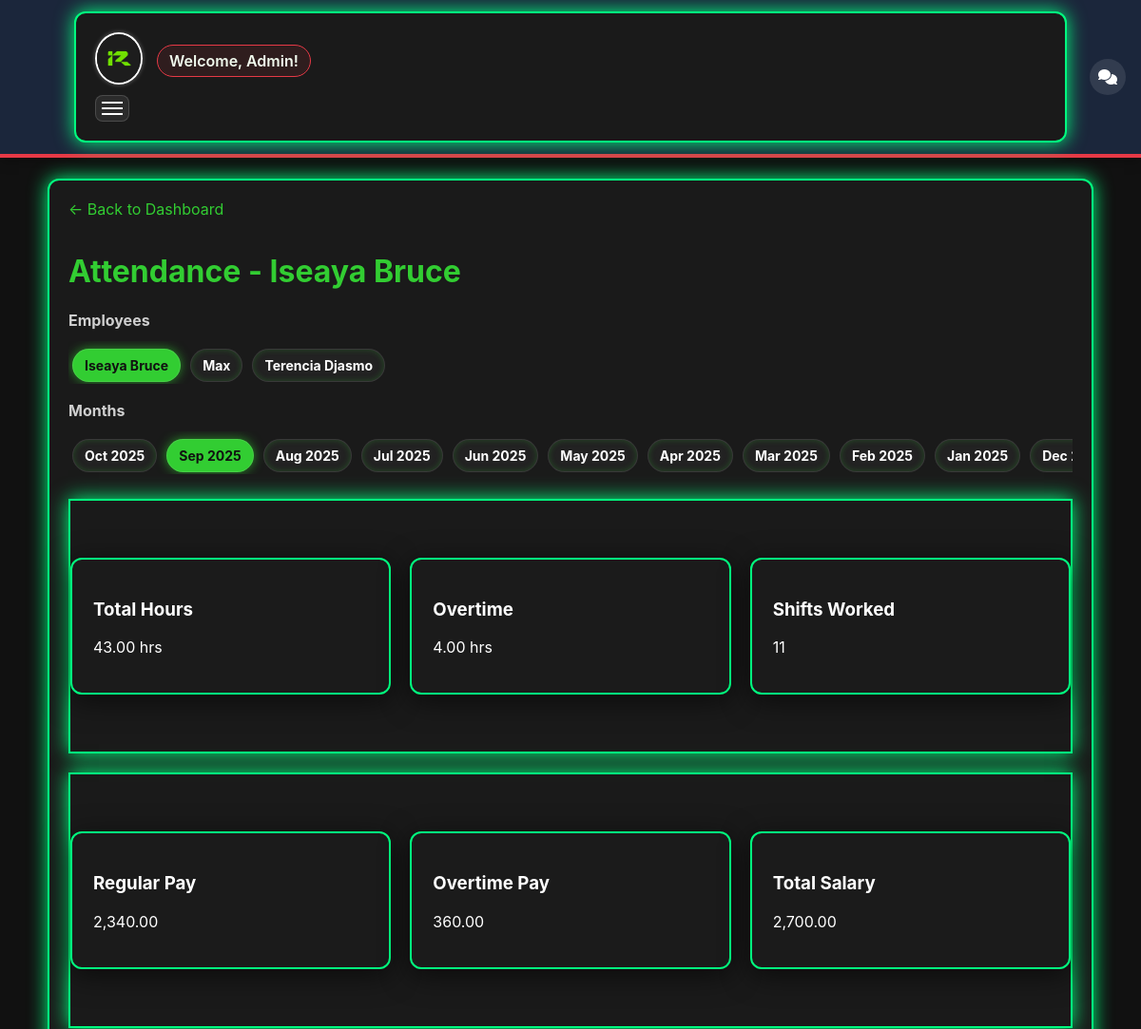
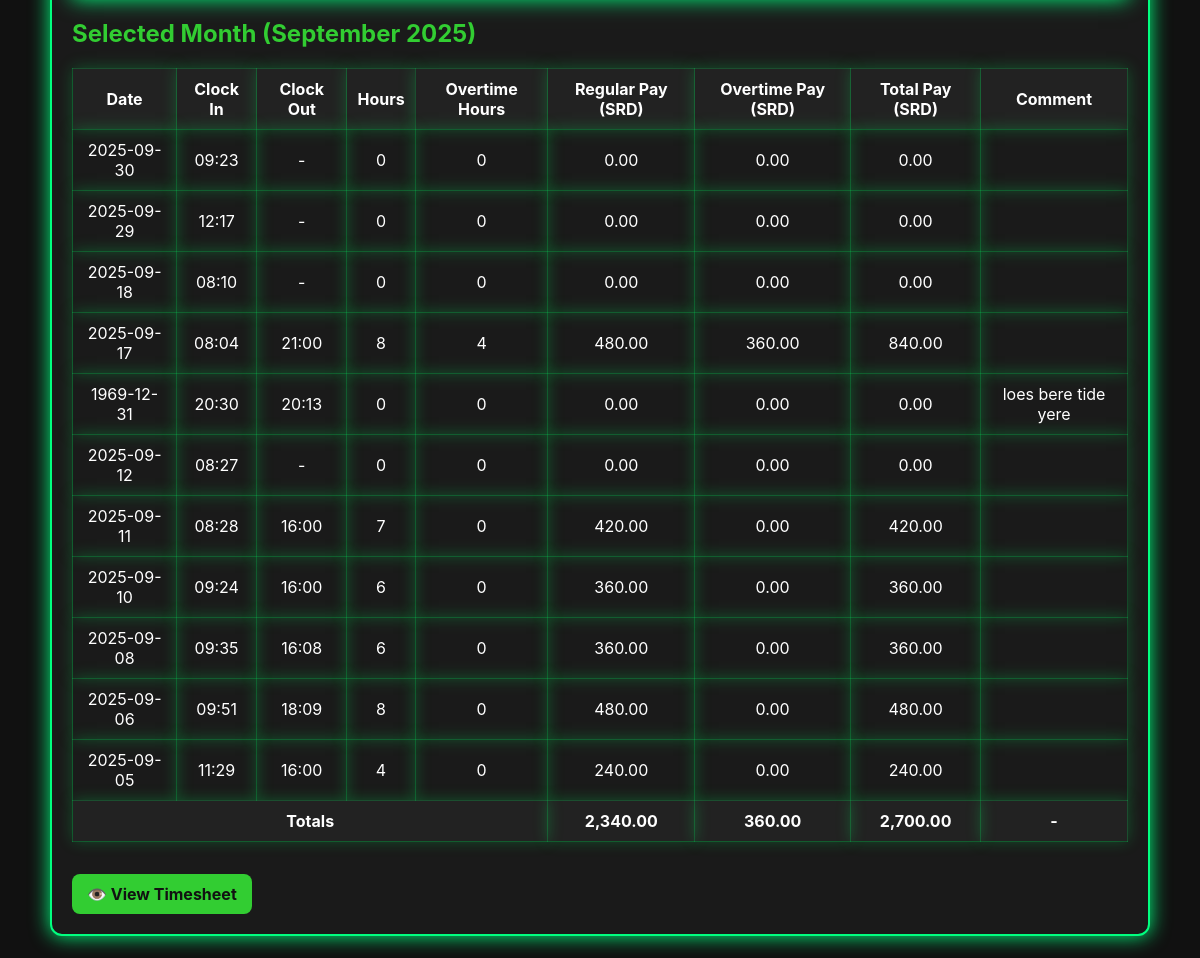
The app's page /admin/view_attendance.php?id=1&month=9&year=2025 (signed in) with its own data (2 pictures, top to bottom).
### tables this page shows
CREATE TABLE `employees` (
  `id` int(11) NOT NULL,
  `fullname` varchar(100) NOT NULL,
  `phone` varchar(20) DEFAULT NULL,
  `password` varchar(255) NOT NULL,
  `role` varchar(50) DEFAULT NULL,
  `hourly_pay` decimal(10,2) DEFAULT 0.00,
  `monthly_pay` decimal(10,2) DEFAULT 0.00,
  `expected_clockin` time DEFAULT NULL,
  `expected_clockout` time DEFAULT NULL,
  `profile_pic` varchar(255) DEFAULT 'default.png',
  `created_at` timestamp NOT NULL DEFAULT current_timestamp(),
  `category` varchar(50) DEFAULT NULL,
  `place_of_work` enum('office','remote') DEFAULT 'office',
  `shift` enum('shift_1','shift_2') DEFAULT 'shift_1',
  `position` varchar(100) DEFAULT NULL,
  `overtime_applicable` tinyint(1) DEFAULT 0,
  `status` enum('pending','active','disabled') NOT NULL DEFAULT 'pending',
  `late_fee_applicable` tinyint(1) DEFAULT 1,
  `paid_day` tinyint(3) UNSIGNED DEFAULT NULL
);

CREATE TABLE `attendance` (
  `id` int(11) NOT NULL,
  `employee_id` int(11) DEFAULT NULL,
  `comment` text DEFAULT NULL,
  `clockin_time` datetime DEFAULT NULL,
  `clockout_time` datetime DEFAULT NULL,
  `overtime_hours` decimal(5,2) DEFAULT 0.00,
  `work_date` date NOT NULL DEFAULT curdate()
);

### admin/view_attendance.php (the view, shortened to what this page needs)
<?php
require_once __DIR__ . '/../includes/config.php';
$empStmt = $pdo->query("SELECT id, fullname, hourly_pay, overtime_applicable, expected_clockin, expected_clockout FROM employees ORDER BY fullname ASC");
$employees = $empStmt->fetchAll(PDO::FETCH_ASSOC);
$selectedId = isset($_GET['id']) ? (int)$_GET['id'] : null;
$stmt = $pdo->prepare("SELECT * FROM employees WHERE id=?");
$stmt->execute([$selectedId]);
$emp = $stmt->fetch(PDO::FETCH_ASSOC);
$selMonth = isset($_GET['month']) ? max(1, min(12, (int)$_GET['month'])) : (int)date('m');
$selYear  = isset($_GET['year'])  ? (int)$_GET['year'] : (int)date('Y');
$baseTs = strtotime(sprintf('%04d-%02d-01', $selYear, $selMonth));
$monthStart = date('Y-m-01', $baseTs);
$monthEnd   = date('Y-m-t', $baseTs);
$recStmt = $pdo->prepare("
    SELECT *,
           TIMESTAMPDIFF(MINUTE, clockin_time, clockout_time) AS minutes_worked
    FROM attendance
    WHERE employee_id = ?
      AND work_date BETWEEN ? AND ?
    ORDER BY work_date DESC
");
$recStmt->execute([$selectedId, $monthStart, $monthEnd]);
$records = $recStmt->fetchAll(PDO::FETCH_ASSOC);
$expectedHours = 8.0;
if (!empty($emp['expected_clockin']) && !empty($emp['expected_clockout'])) {
    $t1 = strtotime($emp['expected_clockin']);
    $t2 = strtotime($emp['expected_clockout']);
    if ($t2 > $t1) {
        $expectedHours = ($t2 - $t1) / 3600;
    } else {
        $expectedHours = (($t2 + 24*3600) - $t1) / 3600;
    }
}
$totalHours = 0;
$totalRegularPaidHours = 0;
$totalOvertime = 0;
$otApplicable = (int)($emp['overtime_applicable'] ?? 0);
foreach ($records as $r) {
    if ($r['clockin_time'] && $r['clockout_time']) {
        $hours = floor((strtotime($r['clockout_time']) - strtotime($r['clockin_time'])) / 3600);
        $totalHours += $hours;
        if ($otApplicable) {
            $regularPaid = min($expectedHours, $hours);
            $overtime = max(0, $hours - $expectedHours);
        } else {
            $regularPaid = $hours;
            $overtime = 0;
        }
        $totalRegularPaidHours += $regularPaid;
        $totalOvertime += $overtime;
    }
}
$hourly = (float)($emp['hourly_pay'] ?? 0);
$ot_applicable = (int)($emp['overtime_applicable'] ?? 0);
$regularPayTotal = $totalRegularPaidHours * $hourly;
$overtimePayTotal = $ot_applicable ? $totalOvertime * $hourly * 1.5 : 0;
$totalPayTotal = $regularPayTotal + $overtimePayTotal;
?>
<!DOCTYPE html>
<html>
<head>
    <link rel="stylesheet" href="../assets/css/style.css">
</head>
<body>
    <?php include '../includes/header.php'; ?>
<div class="container">
    <a href="dashboard.php" class="back">← Back to Dashboard</a>
    <h1>Attendance - <?= htmlspecialchars($emp['fullname']) ?></h1>
    <div class="selector-wrap">
        <div class="selector-label">Employees</div>
        <div class="emp-scroll">
            <?php foreach ($employees as $e): $active = ((int)$e['id'] === (int)$selectedId) ? ' active' : ''; ?>
                <a class="emp-chip<?= $active ?>" href="?id=<?= (int)$e['id'] ?>&month=<?= sprintf('%02d',$selMonth) ?>&year=<?= $selYear ?>">
                    <?= htmlspecialchars($e['fullname']) ?>
                </a>
            <?php endforeach; ?>
        </div>
    </div>
    <div class="selector-wrap">
        <div class="selector-label">Months</div>
        <div class="month-scroll">
            <?php
                $selectedKey = date('Y-m', $baseTs);
                $curTs = strtotime(date('Y-m-01'));
                for ($i = 0; $i < 24; $i++) {
                    $ts = strtotime("-{$i} month", $curTs);
                    $m = (int)date('m', $ts);
                    $y = (int)date('Y', $ts);
                    $key = date('Y-m', $ts);
                    $label = date('M Y', $ts);
                    $active = ($key === $selectedKey) ? ' active' : '';
                    echo '<a class="month-chip' . $active . '" href="?id=' . (int)$selectedId . '&month=' . $m . '&year=' . $y . '">' . $label . '</a>';
                }
            ?>
        </div>
    </div>
    <div class="summary-cards">
        <div class="card">
            <h3>Total Hours</h3>
            <p><?=number_format($totalHours,2)?> hrs</p>
        </div>
        <div class="card">
            <h3>Overtime</h3>
            <p><?=number_format($totalOvertime,2)?> hrs</p>
        </div>
        <div class="card">
            <h3>Shifts Worked</h3>
            <p><?=count($records)?></p>
        </div>
    </div>
    <div class="summary-cards">
        <div class="card">
            <h3>Regular Pay</h3>
            <p><?=number_format($regularPayTotal,2)?></p>
        </div>
        <div class="card">
            <h3>Overtime Pay</h3>
            <p><?=number_format($overtimePayTotal,2)?></p>
        </div>
        <div class="card">
            <h3>Total Salary</h3>
            <p><?=number_format($totalPayTotal,2)?></p>
        </div>
    </div>
    <section>
        <h2>Selected Month (<?=date('F Y', $baseTs)?>)</h2>
        <div class="table-wrapper">
            <table>
                <tr>
                    <th>Date</th>
                    <th>Clock In</th>
                    <th>Clock Out</th>
                    <th>Hours</th>
                    <th>Overtime Hours</th>
                    <th>Regular Pay (SRD)</th>
                    <th>Overtime Pay (SRD)</th>
                    <th>Total Pay (SRD)</th>
                    <th>Comment</th>
                </tr>
                <?php foreach ($records as $r):
                    $workedFloat = ($r['clockin_time'] && $r['clockout_time'])
                        ? floor((strtotime($r['clockout_time'])-strtotime($r['clockin_time']))/3600)
                        : 0;
                    if ($otApplicable) {
                        if ($workedFloat > $expectedHours) {
                            $overtime = floor($workedFloat - $expectedHours);
                        } else {
                            $overtime = 0;
                        }
                        $regularPaidHours = min($expectedHours, floor($workedFloat));
                    } else {
                        $overtime = 0;
                        $regularPaidHours = floor($workedFloat);
                    }
                    $regularPay = $regularPaidHours * $hourly;
                    $overtimePay = $ot_applicable ? $overtime * $hourly * 1.5 : 0;
                    $totalPay = $regularPay + $overtimePay;
                ?>
                    <tr>
                        <td><?=date("Y-m-d", strtotime($r['clockin_time']))?></td>
                        <td><?=date("H:i", strtotime($r['clockin_time']))?></td>
                        <td><?=$r['clockout_time'] ? date("H:i", strtotime($r['clockout_time'])) : "-" ?></td>
                        <td><?=$regularPaidHours?></td>
                        <td><?=$overtime?></td>
                        <td><?=number_format($regularPay,2)?></td>
                        <td><?=number_format($overtimePay,2)?></td>
                        <td><?=number_format($totalPay,2)?></td>
                        <td><?=htmlspecialchars($r['comment'] ?? '')?></td>
                    </tr>
                <?php endforeach; ?>
                <tr style="font-weight:bold;background:#222;color:#fff;">
                    <td colspan="5">Totals</td>
                    <td><?=number_format($totalRegularPaidHours * $hourly, 2)?></td>
                    <td><?= $ot_applicable ? number_format($totalOvertime * $hourly * 1.5, 2) : '0.00' ?></td>
                    <td><?=number_format($totalPayTotal, 2)?></td>
                    <td>-</td>
                </tr>
            </table>
        </div>
    </section>
    <div style="margin-top:12px; display:flex; gap:10px; flex-wrap: wrap;">
        <a href="../pdf/generate.php?id=<?= (int)$selectedId ?>" class="export">👁️ View Timesheet</a>
    </div>
</div>
</body>
</html>

### assets/css/style.css (style rules this page uses)
:root { --bg: #111111; --card: #1b1b1b; --green: #32CD32; --muted: #a9a9a9; --white: #ffffff; }
* { box-sizing:border-box;font-family:Inter,system-ui,Segoe UI,Roboto,"Helvetica Neue",Arial; }
body { margin:0; background:var(--bg); color:var(--white); -webkit-font-smoothing:antialiased; -moz-osx-font-smoothing:grayscale; }
.container { max-width:1100px; margin:22px auto; padding:20px; }
.card { max-width:420px; margin:60px auto; background:var(--card); padding:22px; border-radius:12px; box-shadow: 0 6px 30px rgba(0,0,0,0.6); text-align:left; }
a { color:var(--green);text-decoration:none }

### admin/view_attendance.php (style rules this page uses)
body { background: #111; color: #fff; font-family: Arial, sans-serif; }
.container { max-width: 1100px; margin: 30px auto; padding: 20px; background: #1a1a1a; border-radius: 12px; border: 2px solid #00ff7f; box-shadow: 0 0 20px #00ff7f; }
h1, h2 { color: #32CD32; }
a.back { color: #32CD32; text-decoration: none; display: inline-block; margin-bottom: 15px; }
table { width: 100%; border-collapse: collapse; margin-top: 15px; }
table th, table td { padding: 10px; box-shadow: 0 0 15px rgba(0, 255, 100, 0.25); border: 1px solid rgba(0,255,100,0.2); transition: transform 0.3s ease, box-shadow 0.3s ease; text-align: center; animation: fadeInUp 0.7s ease; }
table th { background: #222; color: #fff; }
.summary-cards { display: flex; gap: 20px; margin: 20px 0; border: 2px solid #00ff7f; box-shadow: 0 0 20px #00ff7f; }
.card { flex: 1; background: #f9f9f9; padding: 15px; border-radius: 12px; text-align: center; border: 2px solid #00ff7f; box-shadow: 0 0 20px #00ff7f; }
.export { margin-top: 20px; display: inline-block; background: #32CD32; color: #111; padding: 10px 15px; border-radius: 8px; text-decoration: none; font-weight: bold; }
.selector-wrap { display: flex; flex-direction: column; gap: 8px; margin-bottom: 12px; }
.selector-label { font-weight: 700; color: #cfcfcf; }
.month-scroll { display:flex; gap:10px; overflow-x:auto; padding:8px 4px 2px; margin: 4px 0 6px; scrollbar-width: thin; scrollbar-color: #32CD32 #222; }
.month-chip { flex:0 0 auto; padding:8px 12px; border-radius:999px; background:#222; color:#fff; border:1px solid rgba(255,255,255,0.1); text-decoration:none; font-weight:700; font-size:14px; box-shadow: 0 0 6px rgba(50,205,50,0.25) inset; white-space: nowrap; }
.month-chip.active { background:#32CD32; color:#111; box-shadow: 0 0 12px rgba(50,205,50,0.65); }
.emp-scroll { display:flex; gap:10px; overflow-x:auto; padding:8px 4px 2px; margin: 4px 0 6px; scrollbar-width: thin; scrollbar-color: #32CD32 #222; }
.emp-chip { flex:0 0 auto; padding:8px 12px; border-radius:999px; background:#222; color:#fff; border:1px solid rgba(255,255,255,0.1); text-decoration:none; font-weight:700; font-size:14px; box-shadow: 0 0 6px rgba(50,205,50,0.25) inset; white-space: nowrap; }
.emp-chip.active { background:#32CD32; color:#111; box-shadow: 0 0 12px rgba(50,205,50,0.65); }

### includes/header.php (style rules this page uses)
html, body { overflow-x: hidden; }

### records on screen
employees: fullname "Iseaya Bruce", hourly_pay "2,340.00", overtimePayTotal "360.00", totalPayTotal "2,700.00", $totalRegularPaidHours*$hourly "2,340.00", $totalOvertime*$hourly*1.5 "360.00"
employees: fullname "Max"
employees: fullname "Terencia Djasmo"
attendance: clockin_time "2025-09-30", clockin_time "09:23", regularPaidHours "0", overtime "0", regularPay "0.00", overtimePay "0.00", totalPay "0.00"
attendance: clockin_time "2025-09-29", clockin_time "12:17", regularPaidHours "0", overtime "0", regularPay "0.00", overtimePay "0.00", totalPay "0.00"
attendance: clockin_time "2025-09-18", clockin_time "08:10", regularPaidHours "0", overtime "0", regularPay "0.00", overtimePay "0.00", totalPay "0.00"
attendance: clockin_time "2025-09-17", clockin_time "08:04", clockout_time "21:00", regularPaidHours "8", overtime "4", regularPay "480.00", overtimePay "360.00", totalPay "840.00"
attendance: clockin_time "1969-12-31", clockin_time "20:30", clockout_time "20:13", regularPaidHours "0", clockin_time.expected_clockin "0", regularPay "0.00", overtimePay "0.00", totalPay "0.00", comment "loes bere tide yere"
attendance: clockin_time "2025-09-12", clockin_time "08:27", regularPaidHours "0", overtime "0", regularPay "0.00", overtimePay "0.00", totalPay "0.00"
attendance: clockin_time "2025-09-11", clockin_time "08:28", clockout_time "16:00", regularPaidHours "7", overtime "0", regularPay "420.00", overtimePay "0.00", totalPay "420.00"
attendance: clockin_time "2025-09-10", clockin_time "09:24", clockout_time "16:00", regularPaidHours "6", overtime "0", regularPay "360.00", overtimePay "0.00", totalPay "360.00"
attendance: clockin_time "2025-09-08", clockin_time "09:35", clockout_time "16:08", regularPaidHours "6", overtime "0", regularPay "360.00", overtimePay "0.00", totalPay "360.00"
attendance: clockin_time "2025-09-06", clockin_time "09:51", clockout_time "18:09", regularPaidHours "8", overtime "0", regularPay "480.00", overtimePay "0.00", totalPay "480.00"
attendance: clockin_time "2025-09-05", clockin_time "11:29", clockout_time "16:00", regularPaidHours "4", overtime "0", regularPay "240.00", overtimePay "0.00", totalPay "240.00"

### other values on screen
$_SESSION['user']['fullname'] "Admin"
$label "Oct 2025"
$label "Sep 2025"
$label "Aug 2025"
$label "Jul 2025"
$label "Jun 2025"
$label "May 2025"
$label "Apr 2025"
$label "Mar 2025"
$label "Feb 2025"
$label "Jan 2025"
$label "Dec…"
$totalHours "43.00"
$totalOvertime "4.00"
count($records) "11"
